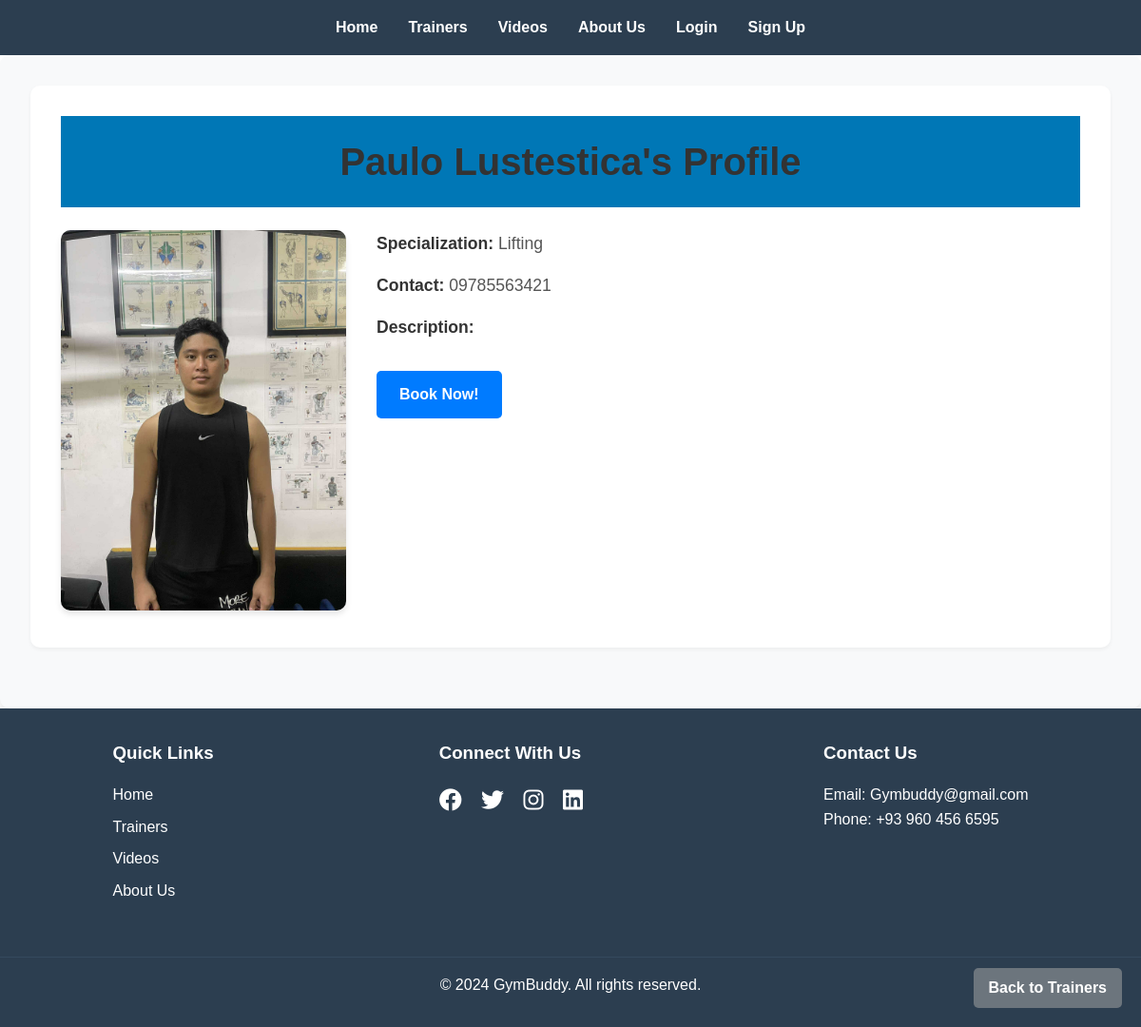
Page /trainer_profile.php?trainer_id=14 on the committed database.
### tables this page shows
CREATE TABLE `trainers` (
  `id` int(11) NOT NULL,
  `name` varchar(100) NOT NULL,
  `description` text DEFAULT NULL,
  `contact` varchar(50) DEFAULT NULL,
  `image_url` varchar(255) DEFAULT NULL,
  `specialization` varchar(255) DEFAULT NULL
);

### trainer_profile.php (the view, shortened to what this page needs)
<?php
include 'php/config.php';
$trainer_id = $_GET['trainer_id'];
$sql = "SELECT * FROM trainers WHERE id = ?";
$stmt = $pdo->prepare($sql);
$stmt->execute([$trainer_id]);
$trainer = $stmt->fetch();
?>
<!DOCTYPE html>
<html lang="en">
<head>
    <link rel="stylesheet" href="css/style.css">
    <link rel="stylesheet" href="css/trainer_profile.css">
    <link rel="stylesheet" href="https://cdnjs.cloudflare.com/ajax/libs/font-awesome/6.1.1/css/all.min.css">
</head>
<body>
    <header>
        <nav>
            <ul>
                <li><a href="index.php">Home</a></li>
                <li><a href="trainers.php">Trainers</a></li>
                <li><a href="videos.php">Videos</a></li>
                <li><a href="about.php">About Us</a></li>
                <?php if(isset($_SESSION['user_id'])): ?>
                    <?php if(isset($_SESSION['user_role']) && $_SESSION['user_role'] === 'admin'): ?>
                        <li><a href="php/admin_dashboard.php">Admin Dashboard</a></li>
                    <?php endif; ?>
                    <li><a href="php/logout.php">Logout</a></li>
                <?php else: ?>
                    <li><a href="php/login.php">Login</a></li>
                    <li><a href="php/signup.php">Sign Up</a></li>
                <?php endif; ?>
            </ul>
        </nav>
    </header>
    <main class="trainer-profile-page">
        <div class="trainer-profile">
            <h1 class="heading"><?php echo htmlspecialchars($trainer['name']); ?>'s Profile</h1>
            <div class="trainer-info">
                <div class="trainer-image">
                    <img src="uploads/<?php echo htmlspecialchars($trainer['image_url']); ?>" alt="<?php echo htmlspecialchars($trainer['name']); ?>">
                </div>
                <div class="trainer-details">
                    <p><strong>Specialization:</strong> <?php echo htmlspecialchars($trainer['specialization']); ?></p>
                    <p><strong>Contact:</strong> <?php echo htmlspecialchars($trainer['contact']); ?></p>
                    <p><strong>Description:</strong> <?php echo htmlspecialchars($trainer['description']); ?></p>
                    <a href="booking.php?trainer_id=<?php echo $trainer['id']; ?>" class="btn book-now">Book Now!</a>
                </div>
            </div>
        </div>
    </main>
    <footer>
        <div class="footer-content">
            <div class="footer-section">
                <h3>Quick Links</h3>
                <ul>
                    <li><a href="index.php">Home</a></li>
                    <li><a href="trainers.php">Trainers</a></li>
                    <li><a href="videos.php">Videos</a></li>
                    <li><a href="about.php">About Us</a></li>
                </ul>
            </div>
            <div class="footer-section">
                <h3>Connect With Us</h3>
                <div class="social-icons">
                    <a href="#"><i class="fab fa-facebook"></i></a>
                    <a href="#"><i class="fab fa-twitter"></i></a>
                    <a href="#"><i class="fab fa-instagram"></i></a>
                    <a href="#"><i class="fab fa-linkedin"></i></a>
                </div>
            </div>
            <div class="footer-section">
                <h3>Contact Us</h3>
                <p>Email: Gymbuddy@gmail.com</p>
                <p>Phone: +93 960 456 6595</p>
            </div>
        </div>
        <div class="footer-bottom">
            <p>&copy; 2024 GymBuddy. All rights reserved.</p>
        </div>
    </footer>
    <a href="trainers.php" class="back-to-home">Back to Trainers</a>
</body>
</html>

### css/style.css (style rules this page uses)
* { margin: 0; padding: 0; box-sizing: border-box; }
body { font-family: Arial, sans-serif; line-height: 1.6; color: #333; }
header { background-color: #2c3e50; color: #fff; padding: 1rem 0; }
nav ul { list-style-type: none; display: flex; justify-content: center; }
nav ul li { margin: 0 1rem; }
nav ul li a { color: #fff; text-decoration: none; font-weight: bold; }
.heading { text-align: center; font-size: 3rem; color:white; padding:1rem; background: #0077b6; }
footer { background-color: #2c3e50; color: #fff; padding: 2rem 0; }
.footer-content { display: flex; justify-content: space-around; flex-wrap: wrap; }
.footer-section { margin-bottom: 1rem; }
.footer-section h3 { margin-bottom: 1rem; }
.footer-section ul { list-style-type: none; }
.footer-section ul li { margin-bottom: 0.5rem; }
.footer-section ul li a { color: #fff; text-decoration: none; }
.social-icons a { color: #fff; font-size: 1.5rem; margin-right: 1rem; }
.footer-bottom { text-align: center; margin-top: 2rem; padding-top: 1rem; border-top: 1px solid #34495e; }
.back-to-home { position: fixed; bottom: 20px; right: 20px; background-color: #3498db; color: #fff; padding: 10px 15px; text-decoration: none; border-radius: 5px; font-weight: bold; }
.book-now { display: inline-block; background-color: #3498db; color: #fff; padding: 0.5rem 1rem; text-decoration: none; border-radius: 5px; margin: 1rem 0; transition: background-color 0.3s ease; }

### css/trainer_profile.css (style rules this page uses)
.trainer-profile-page { max-width: 1200px; margin: 0 auto; padding: 2rem; background-color: #f8f9fa; border-radius: 10px; box-shadow: 0 4px 6px rgba(0, 0, 0, 0.1); }
.trainer-profile { background-color: #ffffff; border-radius: 10px; padding: 2rem; margin-bottom: 2rem; box-shadow: 0 2px 4px rgba(0, 0, 0, 0.05); }
.heading { font-size: 2.5rem; color: #333; margin-bottom: 1.5rem; text-align: center; }
.trainer-info { display: flex; flex-wrap: wrap; gap: 2rem; align-items: flex-start; }
.trainer-image { flex: 0 0 300px; }
.trainer-image img { width: 100%; height: auto; border-radius: 10px; box-shadow: 0 4px 6px rgba(0, 0, 0, 0.1); }
.trainer-details { flex: 1; min-width: 300px; }
.trainer-details p { margin-bottom: 1rem; font-size: 1.1rem; color: #555; }
.trainer-details strong { color: #333; font-weight: 600; }
.btn.book-now { display: inline-block; background-color: #007bff; color: #fff; padding: 0.75rem 1.5rem; border-radius: 5px; text-decoration: none; font-weight: 600; transition: background-color 0.3s ease; }
.back-to-home { display: inline-block; margin-top: 2rem; padding: 0.5rem 1rem; background-color: #6c757d; color: #fff; text-decoration: none; border-radius: 5px; transition: background-color 0.3s ease; }

### rows in the picture
trainers: name "Paulo Lustestica", image_url (picture), specialization "Lifting", contact "09785563421"
